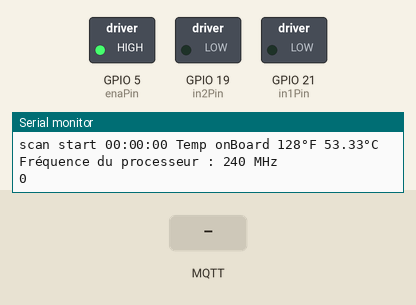
Recording of a sketch running on a simulated ESP32. Shown: switched loads named in the sketch (green lamp = pin HIGH), the last lines printed to the serial monitor. The inputs (shaded band) are chosen by the test bench. WiFi joins after 1.5 s; servers stay silent unless stated; random numbers use the default seed unless the sketch sets one; no MQTT or app messages arrive unless stated.

Above: at 2.7 s.
2.8 s: MQTT message "on" arrives on the first subscribed topic
At 4.0 s:
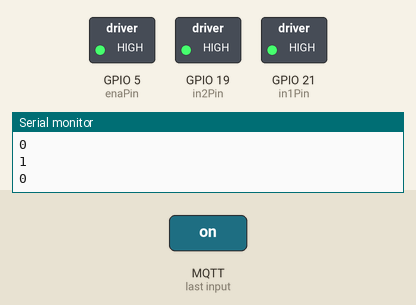
5.0 s: MQTT message "1" arrives on the first subscribed topic
At 7.7 s:
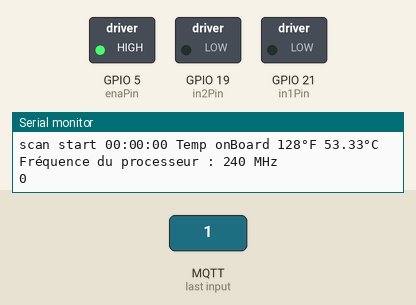
Timing chart, 0 to 9.2 s (numbered marks = the images above; inputs shaded):
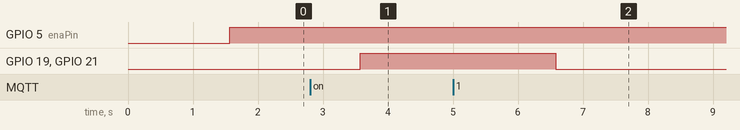

The sketch:

ESP3_normal.ino
```cpp
#include <WiFi.h>
#include <PubSubClient.h>
// POUR FREQUENCE ET TEMPERATURE
#include <time.h>
#include <sys/time.h>
#include <esp_clk.h>

#ifdef __cplusplus
extern "C" {
#endif
uint8_t temprature_sens_read();
//uint8_t g_phyFuns;
#ifdef __cplusplus
}
#endif


// Paramètres de votre réseau WiFi
const char* ssid = "TP-Link_AB3E";
const char* password = "12831517";
const char* mqtt_username = "client";
const char* mqtt_password = "mosquitto";

// Paramètres du serveur MQTT
const char* mqtt_server = "192.168.230.78";
const int mqtt_port = 1883; // Port MQTT par défaut

const char* mqtt_topic = "BOUTON";
const char* mqtt_topic_tcpu3 = "TCPU3";
const char* mqtt_topic_fcpu3 = "FCPU3";
//déclaration moteur
const int in1Pin = 21;
const int in2Pin = 19;
const int enaPin = 5;
int motorSpeed = LOW;
int int1Speed = LOW;
int int2Speed = LOW;


WiFiClient espClient;
PubSubClient client(espClient);


void setup() {
  Serial.begin(115200);
  setupWiFi();
  client.setServer(mqtt_server, mqtt_port);
  client.setCallback(callback);
  pinMode(in1Pin, OUTPUT); //config des pins
  pinMode(in2Pin, OUTPUT);
  pinMode(enaPin, OUTPUT);
}

// Declarations pour temperature
uint8_t temp_farenheit;
float temp_celsius;
char strftime_buf[64];
time_t now = 0;
struct tm timeinfo;
char buf[256];


void loop() {
  if (!client.connected()) {
    reconnect();
  }
  client.loop();
//moteur
  Serial.println(motorSpeed);
  digitalWrite(in1Pin, int1Speed);
  digitalWrite(in2Pin, int2Speed);
  analogWrite(enaPin, 255);

 // Marche arrière
  digitalWrite(in1Pin, int1Speed);
  digitalWrite(in2Pin, int2Speed);
  analogWrite(enaPin, 255);
  delay(1000);
      //TCPU
  localtime_r(&now, &timeinfo);
  strftime(strftime_buf, sizeof(strftime_buf), "%c", &timeinfo);
  sprintf(buf,"scan start %02d:%02d:%02d ",timeinfo.tm_hour,timeinfo.tm_min,timeinfo.tm_sec);
  Serial.print (buf);

  temp_farenheit= temprature_sens_read();
  temp_celsius = ( temp_farenheit - 32 ) / 1.8;
  Serial.print("Temp onBoard ");
  Serial.print(temp_farenheit);
  Serial.print("°F ");
  Serial.print(temp_celsius);
  Serial.println("°C");
    // Convertir le float en chaîne de caractères
  char temp_celsius_buffer[10]; // Dimensionnez le tampon en conséquence
  dtostrf(temp_celsius, 6, 2, temp_celsius_buffer);
  client.publish(mqtt_topic_tcpu3,temp_celsius_buffer);


  //FCPU
  // Obtenir la fréquence du processeur en MHz
  uint32_t cpuFreq = getCpuFrequencyMhz();
  Serial.print("Fréquence du processeur : ");
  Serial.print(cpuFreq);
  Serial.println(" MHz");
      // Convertir le float en chaîne de caractères
  char cpuFreq_buffer[10]; // Dimensionnez le tampon en conséquence
  dtostrf(cpuFreq, 6, 2, cpuFreq_buffer);
  client.publish(mqtt_topic_fcpu3,cpuFreq_buffer);

 // Attendre 5 secondes avant de répéter la lecture

}

void setupWiFi() {
  delay(10);
  Serial.println();
  Serial.print("Connexion à ");
  Serial.println(ssid);

  WiFi.begin(ssid, password);

  while (WiFi.status() != WL_CONNECTED) {
    delay(500);
    Serial.print(".");
  }

  Serial.println("");
  Serial.println("WiFi connecté");
  Serial.println("Adresse IP: ");
  Serial.println(WiFi.localIP());
}


void callback(char* topic, byte* payload, unsigned int length) {
  String message = "";
  for (int i = 0; i < length; i++) {
    message += (char)payload[i];
  }

  Serial.print("Message reçu [");
  Serial.print(topic);
  Serial.print("] ");
  Serial.println(message);
  Serial.println(motorSpeed);
  if (message == "on" && int1Speed == LOW ) {
    Serial.println(1);
    int1Speed = HIGH;
    int2Speed = HIGH; // Allumer le moteur
  } else {
    int1Speed = LOW;
    int2Speed = LOW;
    delay(1000);
  }
}


void reconnect() {
  while (!client.connected()) {
    Serial.print("Tentative de connexion MQTT...");
    String clientId = "ESP32Client2";
    clientId += String(random(0xffff), HEX);

    if (client.connect(clientId.c_str(), mqtt_username, mqtt_password)) {
      Serial.println("connecté");
      client.subscribe(mqtt_topic); // S'abonner au sujet MQTT
    } else {
      Serial.print("échec, rc=");
      Serial.print(client.state());
      Serial.println(" Réessai dans 5 secondes...");
      delay(5000);
    }
  }
}
```

Measured:
- after the input at 2.8 s, GPIO 19 (in2Pin), GPIO 21 (in1Pin): LOW → HIGH after 0.77 s
- after the input at 5.0 s, GPIO 19 (in2Pin), GPIO 21 (in1Pin): HIGH → LOW after 1.6 s
